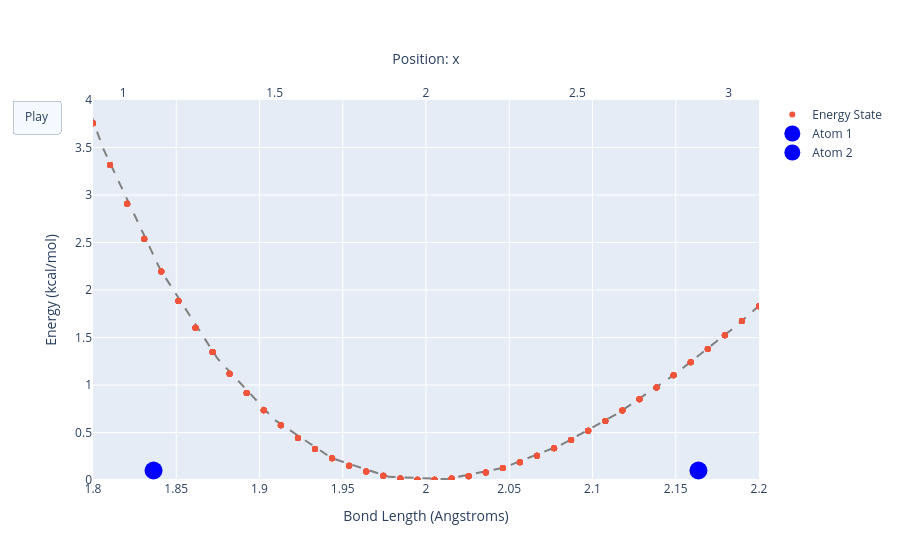

Notebook code for this chart:
### Markdown cell above
<span style="color: red;">**What if we focus on the minium?**</span><br>

### Code cell
fig = go.Figure(
    data=[
        go.Scatter(x=distances, y=v_curve, mode='lines', line=dict(color='gray', dash='dash'), showlegend=False),
        go.Scatter(x=samples_distances, y=sampled_energies, mode='markers', name='Energy State'),
        go.Scatter(x=atom_a_x, y=[0.1], mode='markers', marker=dict(size=18, color='blue'), xaxis='x2', name='Atom 1'),
        go.Scatter(x=atom_b_x, y=[0.1], mode='markers', marker=dict(size=18, color='blue'), xaxis='x2', name='Atom 2')
    ],
    frames=[go.Frame(data=[
        go.Scatter(),
        go.Scatter(x=[samples_distances[i]], y=[sampled_energies[i]]),
        go.Scatter(x=[atom_a_x[i]]),
        go.Scatter(x=[atom_b_x[i]])
    ]) for i, _ in enumerate(samples_distances)]
)

fig.update_layout(
    xaxis=dict(title="Bond Length (Angstroms)", range=[1.8, 2.2]),
    xaxis2=dict(title="Position: x", range=[0.9, 3.1], side='top', overlaying='x', showgrid=False),
    yaxis=dict(title="Energy (kcal/mol)", range=[0.0, 4.0]),
    updatemenus=[dict(type="buttons", buttons=[dict(label="Play", method="animate", args=[None, dict(frame=dict(duration=25, redraw=False))])])]
)

fig.show()

### Figure 1 — Plotly figure (JSON) as saved in the notebook; plotly's stock layout.template omitted (floating-point values rounded to 4 significant figures; data arrays with more than 128 entries replaced by an {"elided": "..."} marker saying what was removed)
{"data": [{"line": {"color": "gray", "dash": "dash"}, "mode": "lines", "showlegend": false, "type": "scatter", "x": [1.6, 1.634, 1.669, 1.703, 1.737, 1.772, 1.806, 1.84, 1.875, 1.909, 1.943, 1.978, 2.012, 2.046, 2.081, 2.115, 2.149, 2.184, 2.218, 2.253, 2.287, 2.321, 2.356, 2.39, 2.424, 2.459, 2.493, 2.527, 2.562, 2.596, 2.63, 2.665, 2.699, 2.733, 2.768, 2.802, 2.836, 2.871, 2.905, 2.939, 2.974, 3.008, 3.042, 3.077, 3.111, 3.145, 3.18, 3.214, 3.248, 3.283, 3.317, 3.352, 3.386, 3.42, 3.455, 3.489, 3.523, 3.558, 3.592, 3.626, 3.661, 3.695, 3.729, 3.764, 3.798, 3.832, 3.867, 3.901, 3.935, 3.97, 4.004, 4.038, 4.073, 4.107, 4.141, 4.176, 4.21, 4.244, 4.279, 4.313, 4.347, 4.382, 4.416, 4.451, 4.485, 4.519, 4.554, 4.588, 4.622, 4.657, 4.691, 4.725, 4.76, 4.794, 4.828, 4.863, 4.897, 4.931, 4.966, 5.0], "y": [22.24, 17.35, 13.3, 9.988, 7.305, 5.165, 3.491, 2.215, 1.279, 0.6322, 0.2298, 0.03331, 0.009316, 0.1288, 0.3665, 0.7009, 1.113, 1.587, 2.11, 2.668, 3.253, 3.856, 4.469, 5.087, 5.704, 6.316, 6.92, 7.513, 8.093, 8.657, 9.205, 9.736, 10.25, 10.74, 11.22, 11.67, 12.11, 12.53, 12.92, 13.31, 13.67, 14.01, 14.34, 14.66, 14.95, 15.23, 15.5, 15.76, 16.0, 16.22, 16.44, 16.64, 16.83, 17.02, 17.19, 17.35, 17.5, 17.65, 17.79, 17.92, 18.04, 18.15, 18.26, 18.36, 18.46, 18.55, 18.63, 18.72, 18.79, 18.86, 18.93, 18.99, 19.05, 19.11, 19.16, 19.21, 19.26, 19.3, 19.34, 19.38, 19.42, 19.45, 19.49, 19.52, 19.55, 19.57, 19.6, 19.62, 19.64, 19.67, 19.69, 19.7, 19.72, 19.74, 19.75, 19.77, 19.78, 19.8, 19.81, 19.82]}, {"mode": "markers", "name": "Energy State", "type": "scatter", "x": {"elided": "320 float values"}, "y": {"elided": "320 float values"}}, {"marker": {"color": "blue", "size": 18}, "mode": "markers", "name": "Atom 1", "type": "scatter", "x": {"elided": "320 float values"}, "xaxis": "x2", "y": [0.1]}, {"marker": {"color": "blue", "size": 18}, "mode": "markers", "name": "Atom 2", "type": "scatter", "x": {"elided": "320 float values"}, "xaxis": "x2", "y": [0.1]}], "layout": {"updatemenus": [{"buttons": [{"args": [null, {"frame": {"duration": 25, "redraw": false}}], "label": "Play", "method": "animate"}], "type": "buttons"}], "xaxis": {"range": [1.8, 2.2], "title": {"text": "Bond Length (Angstroms)"}}, "xaxis2": {"overlaying": "x", "range": [0.9, 3.1], "showgrid": false, "side": "top", "title": {"text": "Position: x"}}, "yaxis": {"range": [0, 4], "title": {"text": "Energy (kcal/mol)"}}}}
